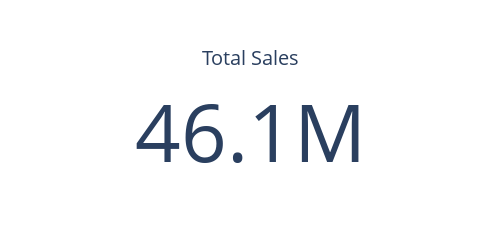

Notebook code cell kept with this figure:
### Code cell
import plotly.graph_objects as go

fig = go.Figure(go.Indicator(
    mode = "number",
    value = total_sales,
    title = {"text": "Total Sales"}))
fig.update_layout(
    font=dict(size=18),
    width=500,  #  width size
    height=200,  # height size
    margin=dict(l=20, r=20, t=40, b=20))  # smaller margins



fig.show()

### Figure 1 — Plotly figure (JSON) as saved in the notebook; plotly's stock layout.template omitted (floating-point values rounded to 4 significant figures)
{"data": [{"mode": "number", "title": {"text": "Total Sales"}, "type": "indicator", "value": 46086887}], "layout": {"font": {"size": 18}, "height": 200, "margin": {"b": 20, "l": 20, "r": 20, "t": 40}, "width": 500}}
